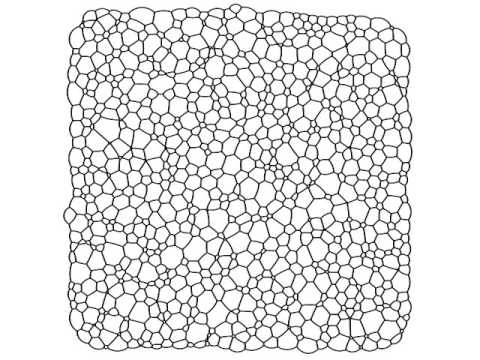
%> input picture foam.jpg, 480 x 360 px
$ octave test1.m   (GNU Octave 9; MATLAB toolbox functions it lacks are replaced by stand-ins)
%> lines starting %> are read from the running program, lines starting %| are printed output that depends on the picture; in (x1, y1, x2, y2) boxes, pixels count from 0 and x2, y2 are one past the last pixel; in counts of white or black regions, pixels touching at a corner belong together; the program's own positions count from 1
cd C:\Users\karthik\Downloads\
b = imread('foam.jpg');
%> b is the input picture: size 360x480x3 uint8; min 0, max 255, mean 225.2
c = rgb2gray(b);
d=zeros(361,481);

for i = 1:360;
    for j = 1:480;
        if c(i,j) < 160;
            d(i,j) = 0;
        else
            d(i,j) = 255;
        end
    end
end
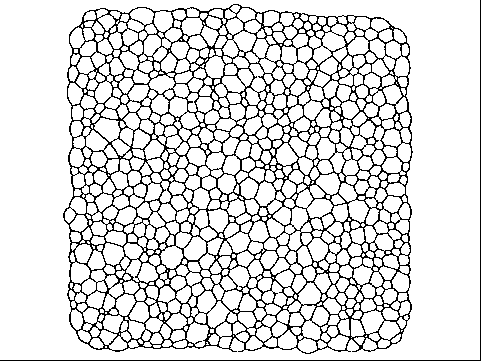
%> d: size 361x481 double; 85.5% white; black in thin lines or dots

for i = 1:360;
    for j = 1:480;
        if d(i,j)==0 && d(i,j+1)==0;
            if d(i+1,j)==0 && d(i-1,j)==0;
                if d(i+1,j+1)==255 && d(i-1,j+1)==255;

                else
                    d(i,j+1)=255;
                end
            end
        end
    end
end
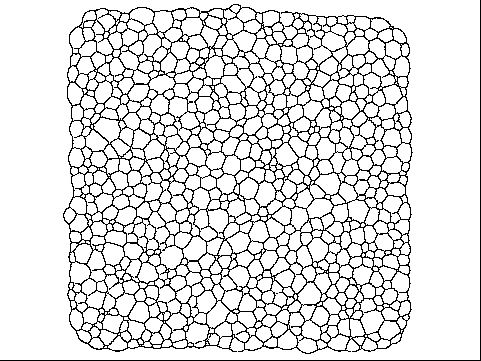
%> d: size 361x481 double; 86.9% white; black in thin lines or dots

for j = 1:480;
    for i = 1:360;
        if d(i,j)==0 && d(i+1,j)==0;
            if d(i,j+1)==0 && d(i,j-1)==0;
                if d(i+1,j+1)==255 && d(i+1,j-1)==255;

                else
                    d(i+1,j)=255;
                end
            end
        end
    end
end
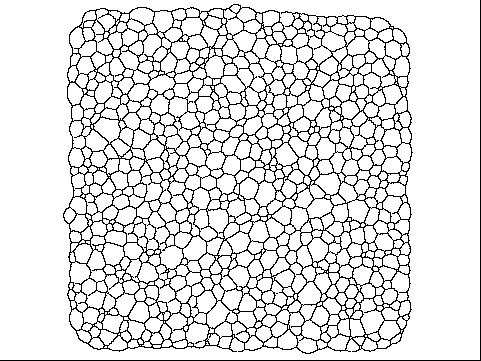
%> d: size 361x481 double; 87.3% white; black in thin lines or dots

% [14 lines of commented-out code are left out]
for i = 2:360;
    for j = 2:480;
        if d(i+1,j+1)~=150 && d(i+1,j-1)~=150 && d(i-1,j-1)~=150 && d(i-1,j+1)~=150% && d(i+2,j)~=150 && d(i-2,j)~=150
            if d(i+1,j)==0 && d(i,j+1)==0 && d(i,j-1)==0;
                d(i,j) = 150;
            elseif d(i+1,j)==0 && d(i,j-1)==0 && d(i-1,j)==0;
                d(i,j) = 150;
            elseif d(i-1,j)==0 && d(i,j+1)==0 && d(i,j-1)==0;
                d(i,j) = 150;
            elseif d(i-1,j)==0 && d(i,j+1)==0 && d(i+1,j)==0;
                d(i,j) = 150;
            end
        end
    end
end
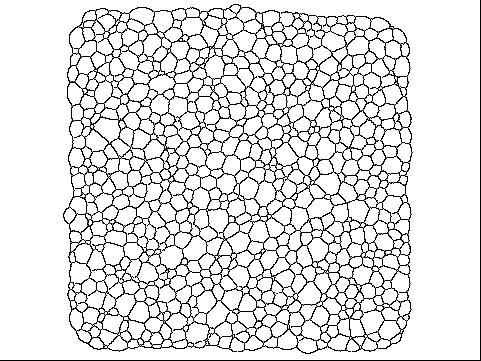
%> d: size 361x481 double; 1.14% of pixels changed, all inside (x1, y1, x2, y2) = (68, 7, 412, 351)

e = uint8(d);
imtool(e)

$ run again, with test6.jpg copied over foam.jpg
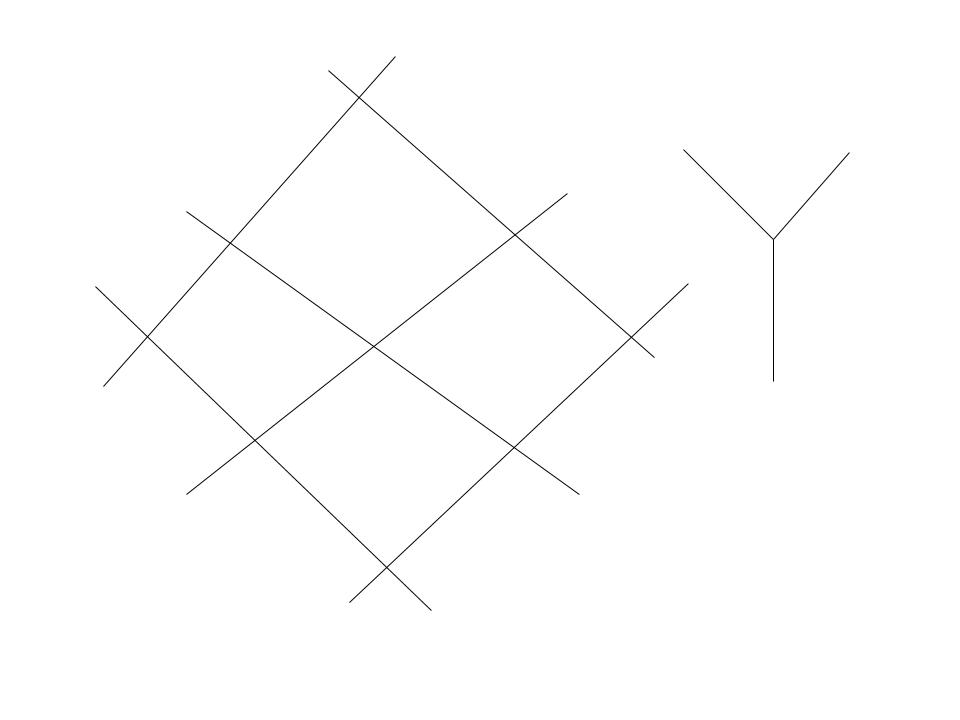
%> input picture test6.jpg, 960 x 720 px
%> b is the input picture: size 720x960x3 uint8; min 0, max 255, mean 253.7
%> after the loop `for i = 1:360;`:
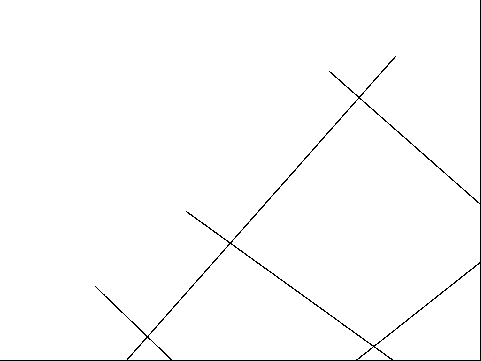
%> d: size 361x481 double; 98.7% white; black in thin lines or dots
